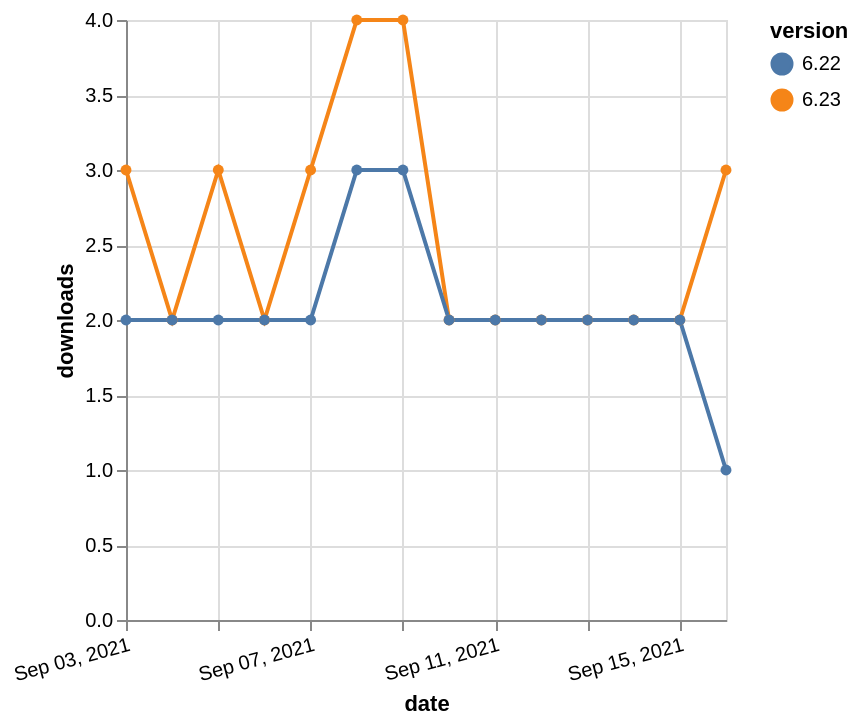

Write a Vega-Lite specification for this figure.
### Vega-Lite specification from a JSON file in a GitHub repository (floating-point values rounded to 4 significant figures)
{"$schema": "https://vega.github.io/schema/vega-lite/v5.json", "description": "A simple bar chart with embedded data.", "data": {"values": [{"date": "2021-09-03", "total": 2383, "delta": 3, "version": "6.23"}, {"date": "2021-09-04", "total": 2385, "delta": 2, "version": "6.23"}, {"date": "2021-09-05", "total": 2388, "delta": 3, "version": "6.23"}, {"date": "2021-09-06", "total": 2390, "delta": 2, "version": "6.23"}, {"date": "2021-09-07", "total": 2393, "delta": 3, "version": "6.23"}, {"date": "2021-09-08", "total": 2397, "delta": 4, "version": "6.23"}, {"date": "2021-09-09", "total": 2401, "delta": 4, "version": "6.23"}, {"date": "2021-09-10", "total": 2403, "delta": 2, "version": "6.23"}, {"date": "2021-09-11", "total": 2405, "delta": 2, "version": "6.23"}, {"date": "2021-09-12", "total": 2407, "delta": 2, "version": "6.23"}, {"date": "2021-09-13", "total": 2409, "delta": 2, "version": "6.23"}, {"date": "2021-09-14", "total": 2411, "delta": 2, "version": "6.23"}, {"date": "2021-09-15", "total": 2413, "delta": 2, "version": "6.23"}, {"date": "2021-09-16", "total": 2416, "delta": 3, "version": "6.23"}, {"date": "2021-09-03", "total": 2311, "delta": 2, "version": "6.22"}, {"date": "2021-09-04", "total": 2313, "delta": 2, "version": "6.22"}, {"date": "2021-09-05", "total": 2315, "delta": 2, "version": "6.22"}, {"date": "2021-09-06", "total": 2317, "delta": 2, "version": "6.22"}, {"date": "2021-09-07", "total": 2319, "delta": 2, "version": "6.22"}, {"date": "2021-09-08", "total": 2322, "delta": 3, "version": "6.22"}, {"date": "2021-09-09", "total": 2325, "delta": 3, "version": "6.22"}, {"date": "2021-09-10", "total": 2327, "delta": 2, "version": "6.22"}, {"date": "2021-09-11", "total": 2329, "delta": 2, "version": "6.22"}, {"date": "2021-09-12", "total": 2331, "delta": 2, "version": "6.22"}, {"date": "2021-09-13", "total": 2333, "delta": 2, "version": "6.22"}, {"date": "2021-09-14", "total": 2335, "delta": 2, "version": "6.22"}, {"date": "2021-09-15", "total": 2337, "delta": 2, "version": "6.22"}, {"date": "2021-09-16", "total": 2338, "delta": 1, "version": "6.22"}]}, "width": "container", "mark": {"type": "line", "point": {"filled": true}}, "encoding": {"x": {"field": "date", "type": "temporal", "timeUnit": "yearmonthdate", "title": "date", "axis": {"labelAngle": -15}}, "y": {"field": "delta", "type": "quantitative", "title": "downloads"}, "color": {"field": "version", "type": "nominal"}, "tooltip": {"field": "delta"}}}
